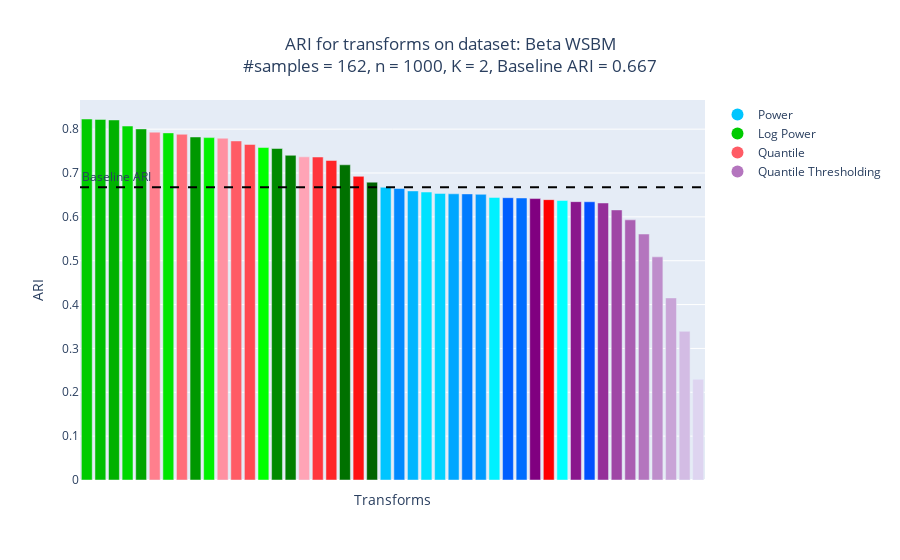
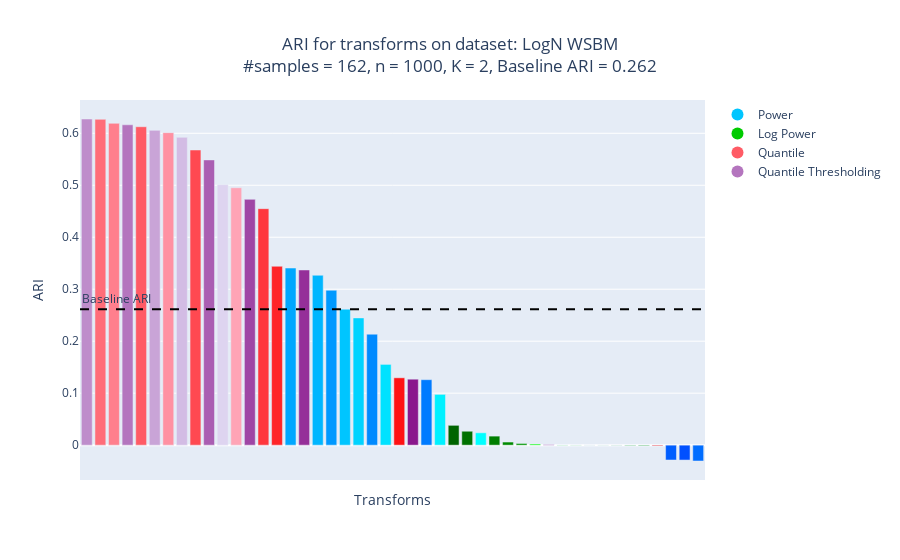
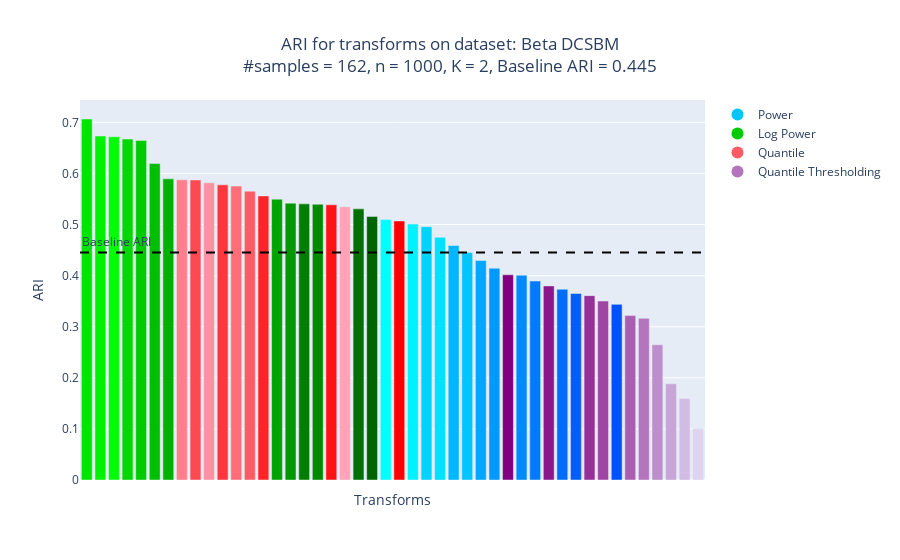
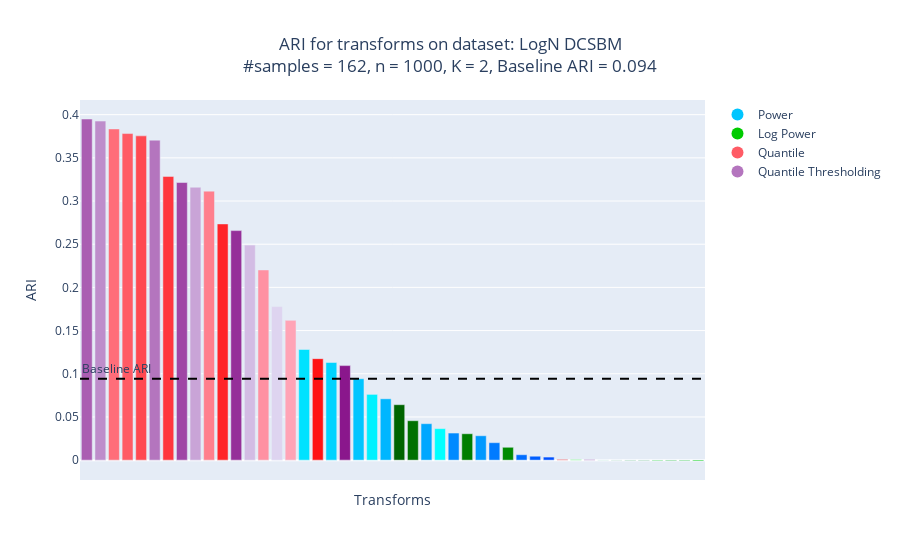

Source (notebook cell) for these figures, in order:
### Markdown cell above
#### Transforms ARI bar charts

### Code cell
for name, d in df_dict_synthetic.items():
	plot_bars_transforms(name, d['df_transforms'], d['metadata'])

### Figure 1 — Plotly figure (JSON) as saved in the notebook; plotly's stock layout.template omitted (floating-point values rounded to 4 significant figures)
{"data": [{"hovertemplate": "transform=%{x}<br>ARI=%{y}<extra></extra>", "legendgroup": "", "marker": {"color": ["rgba(0,203,0,1.0)", "rgba(0,191,0,1.0)", "rgba(0,177,0,1.0)", "rgba(0,216,0,1.0)", "rgba(0,164,0,1.0)", "rgba(255,127,141,1.0)", "rgba(0,229,0,1.0)", "rgba(255,109,121,1.0)", "rgba(0,152,0,1.0)", "rgba(0,242,0,1.0)", "rgba(255,145,162,1.0)", "rgba(255,91,101,1.0)", "rgba(255,73,81,1.0)", "rgba(0,255,0,1.0)", "rgba(0,138,0,1.0)", "rgba(0,126,0,1.0)", "rgba(255,164,182,1.0)", "rgba(255,54,61,1.0)", "rgba(255,36,40,1.0)", "rgba(0,113,0,1.0)", "rgba(255,18,20,1.0)", "rgba(0,100,0,1.0)", "rgba(0,197,255,1.0)", "rgba(0,138,255,1.0)", "rgba(0,182,255,1.0)", "rgba(0,226,255,1.0)", "rgba(0,211,255,1.0)", "rgba(0,167,255,1.0)", "rgba(0,123,255,1.0)", "rgba(0,153,255,1.0)", "rgba(0,241,255,1.0)", "rgba(0,94,255,1.0)", "rgba(0,109,255,1.0)", "rgba(128,0,128,1.0)", "rgba(255,0,0,1.0)", "rgba(0,255,255,1.0)", "rgba(138,23,140,1.0)", "rgba(0,80,255,1.0)", "rgba(149,47,153,1.0)", "rgba(159,70,165,1.0)", "rgba(170,94,178,1.0)", "rgba(180,117,190,1.0)", "rgba(190,141,203,1.0)", "rgba(201,164,215,1.0)", "rgba(211,188,228,1.0)", "rgba(222,212,240,1.0)"], "pattern": {"shape": ""}}, "name": "", "orientation": "v", "showlegend": false, "textposition": "auto", "type": "bar", "x": ["LogP-1.00", "LogP-1.12", "LogP-1.25", "LogP-0.88", "LogP-1.38", "Q-15", "LogP-0.75", "Q-20", "LogP-1.50", "LogP-0.62", "Q-10", "Q-25", "Q-30", "LogP-0.50", "LogP-1.62", "LogP-1.75", "Q-05", "Q-35", "Q-40", "LogP-1.88", "Q-45", "LogP-2.00", "P-1.00", "P-1.50", "P-1.12", "P-0.75", "P-0.88", "P-1.25", "P-1.62", "P-1.38", "P-0.62", "P-1.88", "P-1.75", "QThr-50", "Q-50", "P-0.50", "QThr-45", "P-2.00", "QThr-40", "QThr-35", "QThr-30", "QThr-25", "QThr-20", "QThr-15", "QThr-10", "QThr-05"], "xaxis": "x", "y": [0.8231, 0.8222, 0.821, 0.807, 0.8005, 0.7931, 0.7915, 0.7883, 0.7822, 0.7807, 0.7793, 0.7731, 0.7651, 0.7581, 0.7559, 0.7403, 0.7368, 0.7365, 0.7286, 0.7187, 0.6923, 0.6792, 0.6675, 0.6647, 0.6591, 0.6566, 0.6535, 0.6526, 0.6524, 0.6514, 0.6443, 0.6437, 0.6431, 0.6417, 0.6392, 0.6372, 0.6347, 0.6344, 0.6317, 0.6158, 0.5931, 0.5609, 0.5088, 0.4152, 0.3391, 0.2299], "yaxis": "y"}, {"marker": {"color": "rgba(0,197,255,1.0)", "size": 12}, "mode": "markers", "name": "Power ", "type": "scatter", "x": [null], "y": [null]}, {"marker": {"color": "rgba(0,203,0,1.0)", "size": 12}, "mode": "markers", "name": "Log Power ", "type": "scatter", "x": [null], "y": [null]}, {"marker": {"color": "rgba(255,91,101,1.0)", "size": 12}, "mode": "markers", "name": "Quantile ", "type": "scatter", "x": [null], "y": [null]}, {"marker": {"color": "rgba(180,117,190,1.0)", "size": 12}, "mode": "markers", "name": "Quantile Thresholding ", "type": "scatter", "x": [null], "y": [null]}], "layout": {"annotations": [{"showarrow": false, "text": "Baseline ARI", "x": 0, "xanchor": "left", "xref": "x domain", "y": 0.6675, "yanchor": "bottom", "yref": "y"}], "barmode": "relative", "legend": {"tracegroupgap": 0}, "shapes": [{"line": {"color": "black", "dash": "dash"}, "type": "line", "x0": 0, "x1": 1, "xref": "x domain", "y0": 0.6675, "y1": 0.6675, "yref": "y"}], "showlegend": true, "title": {"text": "ARI for transforms on dataset: Beta WSBM<br>#samples = 162, n = 1000, K = 2, Baseline ARI = 0.667", "x": 0.5}, "xaxis": {"anchor": "y", "domain": [0, 1], "showticklabels": false, "tickangle": -45, "title": {"text": "Transforms"}}, "yaxis": {"anchor": "x", "domain": [0, 1], "range": [null, 1], "title": {"text": "ARI"}}}}

### Figure 2 — Plotly figure (JSON) as saved in the notebook; plotly's stock layout.template omitted (floating-point values rounded to 4 significant figures)
{"data": [{"hovertemplate": "transform=%{x}<br>ARI=%{y}<extra></extra>", "legendgroup": "", "marker": {"color": ["rgba(190,141,203,1.0)", "rgba(255,109,121,1.0)", "rgba(255,127,141,1.0)", "rgba(180,117,190,1.0)", "rgba(255,91,101,1.0)", "rgba(201,164,215,1.0)", "rgba(255,145,162,1.0)", "rgba(211,188,228,1.0)", "rgba(255,73,81,1.0)", "rgba(170,94,178,1.0)", "rgba(222,212,240,1.0)", "rgba(255,164,182,1.0)", "rgba(159,70,165,1.0)", "rgba(255,54,61,1.0)", "rgba(255,36,40,1.0)", "rgba(0,167,255,1.0)", "rgba(149,47,153,1.0)", "rgba(0,182,255,1.0)", "rgba(0,153,255,1.0)", "rgba(0,197,255,1.0)", "rgba(0,211,255,1.0)", "rgba(0,138,255,1.0)", "rgba(0,226,255,1.0)", "rgba(255,18,20,1.0)", "rgba(138,23,140,1.0)", "rgba(0,123,255,1.0)", "rgba(0,241,255,1.0)", "rgba(0,100,0,1.0)", "rgba(0,113,0,1.0)", "rgba(0,255,255,1.0)", "rgba(0,126,0,1.0)", "rgba(0,138,0,1.0)", "rgba(0,152,0,1.0)", "rgba(0,255,0,1.0)", "rgba(128,0,128,1.0)", "rgba(0,242,0,1.0)", "rgba(0,216,0,1.0)", "rgba(0,203,0,1.0)", "rgba(0,229,0,1.0)", "rgba(0,191,0,1.0)", "rgba(0,177,0,1.0)", "rgba(0,164,0,1.0)", "rgba(255,0,0,1.0)", "rgba(0,94,255,1.0)", "rgba(0,80,255,1.0)", "rgba(0,109,255,1.0)"], "pattern": {"shape": ""}}, "name": "", "orientation": "v", "showlegend": false, "textposition": "auto", "type": "bar", "x": ["QThr-20", "Q-20", "Q-15", "QThr-25", "Q-25", "QThr-15", "Q-10", "QThr-10", "Q-30", "QThr-30", "QThr-05", "Q-05", "QThr-35", "Q-35", "Q-40", "P-1.25", "QThr-40", "P-1.12", "P-1.38", "P-1.00", "P-0.88", "P-1.50", "P-0.75", "Q-45", "QThr-45", "P-1.62", "P-0.62", "LogP-2.00", "LogP-1.88", "P-0.50", "LogP-1.75", "LogP-1.62", "LogP-1.50", "LogP-0.50", "QThr-50", "LogP-0.62", "LogP-0.88", "LogP-1.00", "LogP-0.75", "LogP-1.12", "LogP-1.25", "LogP-1.38", "Q-50", "P-1.88", "P-2.00", "P-1.75"], "xaxis": "x", "y": [0.6275, 0.6269, 0.6192, 0.6163, 0.6126, 0.6056, 0.6012, 0.5922, 0.5678, 0.5488, 0.5011, 0.4952, 0.4729, 0.455, 0.3441, 0.3408, 0.337, 0.3269, 0.298, 0.2616, 0.2448, 0.2135, 0.1554, 0.1296, 0.1269, 0.1259, 0.09772, 0.03817, 0.02679, 0.0238, 0.01741, 0.006016, 0.003253, 0.002156, 0.0007661, 0.0003479, 0.0002304, -6.939e-05, -0.0001358, -0.0002579, -0.000865, -0.001106, -0.001314, -0.02852, -0.02863, -0.03047], "yaxis": "y"}, {"marker": {"color": "rgba(0,197,255,1.0)", "size": 12}, "mode": "markers", "name": "Power ", "type": "scatter", "x": [null], "y": [null]}, {"marker": {"color": "rgba(0,203,0,1.0)", "size": 12}, "mode": "markers", "name": "Log Power ", "type": "scatter", "x": [null], "y": [null]}, {"marker": {"color": "rgba(255,91,101,1.0)", "size": 12}, "mode": "markers", "name": "Quantile ", "type": "scatter", "x": [null], "y": [null]}, {"marker": {"color": "rgba(180,117,190,1.0)", "size": 12}, "mode": "markers", "name": "Quantile Thresholding ", "type": "scatter", "x": [null], "y": [null]}], "layout": {"annotations": [{"showarrow": false, "text": "Baseline ARI", "x": 0, "xanchor": "left", "xref": "x domain", "y": 0.2616, "yanchor": "bottom", "yref": "y"}], "barmode": "relative", "legend": {"tracegroupgap": 0}, "shapes": [{"line": {"color": "black", "dash": "dash"}, "type": "line", "x0": 0, "x1": 1, "xref": "x domain", "y0": 0.2616, "y1": 0.2616, "yref": "y"}], "showlegend": true, "title": {"text": "ARI for transforms on dataset: LogN WSBM<br>#samples = 162, n = 1000, K = 2, Baseline ARI = 0.262", "x": 0.5}, "xaxis": {"anchor": "y", "domain": [0, 1], "showticklabels": false, "tickangle": -45, "title": {"text": "Transforms"}}, "yaxis": {"anchor": "x", "domain": [0, 1], "range": [null, 1], "title": {"text": "ARI"}}}}

### Figure 3 — Plotly figure (JSON) as saved in the notebook; plotly's stock layout.template omitted (floating-point values rounded to 4 significant figures)
{"data": [{"hovertemplate": "transform=%{x}<br>ARI=%{y}<extra></extra>", "legendgroup": "", "marker": {"color": ["rgba(0,229,0,1.0)", "rgba(0,242,0,1.0)", "rgba(0,255,0,1.0)", "rgba(0,216,0,1.0)", "rgba(0,203,0,1.0)", "rgba(0,191,0,1.0)", "rgba(0,177,0,1.0)", "rgba(255,127,141,1.0)", "rgba(255,73,81,1.0)", "rgba(255,145,162,1.0)", "rgba(255,54,61,1.0)", "rgba(255,109,121,1.0)", "rgba(255,91,101,1.0)", "rgba(255,36,40,1.0)", "rgba(0,164,0,1.0)", "rgba(0,152,0,1.0)", "rgba(0,126,0,1.0)", "rgba(0,138,0,1.0)", "rgba(255,18,20,1.0)", "rgba(255,164,182,1.0)", "rgba(0,113,0,1.0)", "rgba(0,100,0,1.0)", "rgba(0,255,255,1.0)", "rgba(255,0,0,1.0)", "rgba(0,241,255,1.0)", "rgba(0,211,255,1.0)", "rgba(0,226,255,1.0)", "rgba(0,182,255,1.0)", "rgba(0,197,255,1.0)", "rgba(0,167,255,1.0)", "rgba(0,153,255,1.0)", "rgba(128,0,128,1.0)", "rgba(0,138,255,1.0)", "rgba(0,123,255,1.0)", "rgba(138,23,140,1.0)", "rgba(0,109,255,1.0)", "rgba(0,94,255,1.0)", "rgba(149,47,153,1.0)", "rgba(159,70,165,1.0)", "rgba(0,80,255,1.0)", "rgba(170,94,178,1.0)", "rgba(180,117,190,1.0)", "rgba(190,141,203,1.0)", "rgba(201,164,215,1.0)", "rgba(211,188,228,1.0)", "rgba(222,212,240,1.0)"], "pattern": {"shape": ""}}, "name": "", "orientation": "v", "showlegend": false, "textposition": "auto", "type": "bar", "x": ["LogP-0.75", "LogP-0.62", "LogP-0.50", "LogP-0.88", "LogP-1.00", "LogP-1.12", "LogP-1.25", "Q-15", "Q-30", "Q-10", "Q-35", "Q-20", "Q-25", "Q-40", "LogP-1.38", "LogP-1.50", "LogP-1.75", "LogP-1.62", "Q-45", "Q-05", "LogP-1.88", "LogP-2.00", "P-0.50", "Q-50", "P-0.62", "P-0.88", "P-0.75", "P-1.12", "P-1.00", "P-1.25", "P-1.38", "QThr-50", "P-1.50", "P-1.62", "QThr-45", "P-1.75", "P-1.88", "QThr-40", "QThr-35", "P-2.00", "QThr-30", "QThr-25", "QThr-20", "QThr-15", "QThr-10", "QThr-05"], "xaxis": "x", "y": [0.7066, 0.6731, 0.6718, 0.6674, 0.6645, 0.6196, 0.5895, 0.5875, 0.5873, 0.5816, 0.5776, 0.5752, 0.5653, 0.5561, 0.5496, 0.5419, 0.5405, 0.5397, 0.5386, 0.5347, 0.5307, 0.5159, 0.5097, 0.507, 0.5009, 0.4959, 0.475, 0.4588, 0.4454, 0.4296, 0.4146, 0.4017, 0.4008, 0.3896, 0.3799, 0.3733, 0.3652, 0.3609, 0.3503, 0.3438, 0.3217, 0.3165, 0.2648, 0.1883, 0.1594, 0.101], "yaxis": "y"}, {"marker": {"color": "rgba(0,197,255,1.0)", "size": 12}, "mode": "markers", "name": "Power ", "type": "scatter", "x": [null], "y": [null]}, {"marker": {"color": "rgba(0,203,0,1.0)", "size": 12}, "mode": "markers", "name": "Log Power ", "type": "scatter", "x": [null], "y": [null]}, {"marker": {"color": "rgba(255,91,101,1.0)", "size": 12}, "mode": "markers", "name": "Quantile ", "type": "scatter", "x": [null], "y": [null]}, {"marker": {"color": "rgba(180,117,190,1.0)", "size": 12}, "mode": "markers", "name": "Quantile Thresholding ", "type": "scatter", "x": [null], "y": [null]}], "layout": {"annotations": [{"showarrow": false, "text": "Baseline ARI", "x": 0, "xanchor": "left", "xref": "x domain", "y": 0.4454, "yanchor": "bottom", "yref": "y"}], "barmode": "relative", "legend": {"tracegroupgap": 0}, "shapes": [{"line": {"color": "black", "dash": "dash"}, "type": "line", "x0": 0, "x1": 1, "xref": "x domain", "y0": 0.4454, "y1": 0.4454, "yref": "y"}], "showlegend": true, "title": {"text": "ARI for transforms on dataset: Beta DCSBM<br>#samples = 162, n = 1000, K = 2, Baseline ARI = 0.445", "x": 0.5}, "xaxis": {"anchor": "y", "domain": [0, 1], "showticklabels": false, "tickangle": -45, "title": {"text": "Transforms"}}, "yaxis": {"anchor": "x", "domain": [0, 1], "range": [null, 1], "title": {"text": "ARI"}}}}

### Figure 4 — Plotly figure (JSON) as saved in the notebook; plotly's stock layout.template omitted (floating-point values rounded to 4 significant figures)
{"data": [{"hovertemplate": "transform=%{x}<br>ARI=%{y}<extra></extra>", "legendgroup": "", "marker": {"color": ["rgba(170,94,178,1.0)", "rgba(190,141,203,1.0)", "rgba(255,109,121,1.0)", "rgba(255,91,101,1.0)", "rgba(255,73,81,1.0)", "rgba(180,117,190,1.0)", "rgba(255,54,61,1.0)", "rgba(159,70,165,1.0)", "rgba(201,164,215,1.0)", "rgba(255,127,141,1.0)", "rgba(255,36,40,1.0)", "rgba(149,47,153,1.0)", "rgba(211,188,228,1.0)", "rgba(255,145,162,1.0)", "rgba(222,212,240,1.0)", "rgba(255,164,182,1.0)", "rgba(0,226,255,1.0)", "rgba(255,18,20,1.0)", "rgba(0,211,255,1.0)", "rgba(138,23,140,1.0)", "rgba(0,197,255,1.0)", "rgba(0,241,255,1.0)", "rgba(0,182,255,1.0)", "rgba(0,100,0,1.0)", "rgba(0,113,0,1.0)", "rgba(0,167,255,1.0)", "rgba(0,255,255,1.0)", "rgba(0,138,255,1.0)", "rgba(0,126,0,1.0)", "rgba(0,153,255,1.0)", "rgba(0,123,255,1.0)", "rgba(0,138,0,1.0)", "rgba(0,109,255,1.0)", "rgba(0,94,255,1.0)", "rgba(0,80,255,1.0)", "rgba(255,0,0,1.0)", "rgba(0,255,0,1.0)", "rgba(128,0,128,1.0)", "rgba(0,242,0,1.0)", "rgba(0,177,0,1.0)", "rgba(0,164,0,1.0)", "rgba(0,152,0,1.0)", "rgba(0,229,0,1.0)", "rgba(0,191,0,1.0)", "rgba(0,203,0,1.0)", "rgba(0,216,0,1.0)"], "pattern": {"shape": ""}}, "name": "", "orientation": "v", "showlegend": false, "textposition": "auto", "type": "bar", "x": ["QThr-30", "QThr-20", "Q-20", "Q-25", "Q-30", "QThr-25", "Q-35", "QThr-35", "QThr-15", "Q-15", "Q-40", "QThr-40", "QThr-10", "Q-10", "QThr-05", "Q-05", "P-0.75", "Q-45", "P-0.88", "QThr-45", "P-1.00", "P-0.62", "P-1.12", "LogP-2.00", "LogP-1.88", "P-1.25", "P-0.50", "P-1.50", "LogP-1.75", "P-1.38", "P-1.62", "LogP-1.62", "P-1.75", "P-1.88", "P-2.00", "Q-50", "LogP-0.50", "QThr-50", "LogP-0.62", "LogP-1.25", "LogP-1.38", "LogP-1.50", "LogP-0.75", "LogP-1.12", "LogP-1.00", "LogP-0.88"], "xaxis": "x", "y": [0.395, 0.3926, 0.3835, 0.3781, 0.3755, 0.3705, 0.3285, 0.3214, 0.316, 0.3114, 0.2735, 0.2658, 0.249, 0.2202, 0.1778, 0.1618, 0.1281, 0.1175, 0.113, 0.1094, 0.09424, 0.07612, 0.071, 0.06419, 0.04565, 0.04222, 0.03649, 0.03138, 0.03057, 0.02823, 0.0202, 0.01488, 0.006269, 0.004537, 0.003548, 0.0007723, 0.0005029, 0.0004764, -8.054e-05, -0.0001556, -0.0003583, -0.0003916, -0.0006481, -0.0006673, -0.0006873, -0.0009993], "yaxis": "y"}, {"marker": {"color": "rgba(0,197,255,1.0)", "size": 12}, "mode": "markers", "name": "Power ", "type": "scatter", "x": [null], "y": [null]}, {"marker": {"color": "rgba(0,203,0,1.0)", "size": 12}, "mode": "markers", "name": "Log Power ", "type": "scatter", "x": [null], "y": [null]}, {"marker": {"color": "rgba(255,91,101,1.0)", "size": 12}, "mode": "markers", "name": "Quantile ", "type": "scatter", "x": [null], "y": [null]}, {"marker": {"color": "rgba(180,117,190,1.0)", "size": 12}, "mode": "markers", "name": "Quantile Thresholding ", "type": "scatter", "x": [null], "y": [null]}], "layout": {"annotations": [{"showarrow": false, "text": "Baseline ARI", "x": 0, "xanchor": "left", "xref": "x domain", "y": 0.09424, "yanchor": "bottom", "yref": "y"}], "barmode": "relative", "legend": {"tracegroupgap": 0}, "shapes": [{"line": {"color": "black", "dash": "dash"}, "type": "line", "x0": 0, "x1": 1, "xref": "x domain", "y0": 0.09424, "y1": 0.09424, "yref": "y"}], "showlegend": true, "title": {"text": "ARI for transforms on dataset: LogN DCSBM<br>#samples = 162, n = 1000, K = 2, Baseline ARI = 0.094", "x": 0.5}, "xaxis": {"anchor": "y", "domain": [0, 1], "showticklabels": false, "tickangle": -45, "title": {"text": "Transforms"}}, "yaxis": {"anchor": "x", "domain": [0, 1], "range": [null, 1], "title": {"text": "ARI"}}}}
